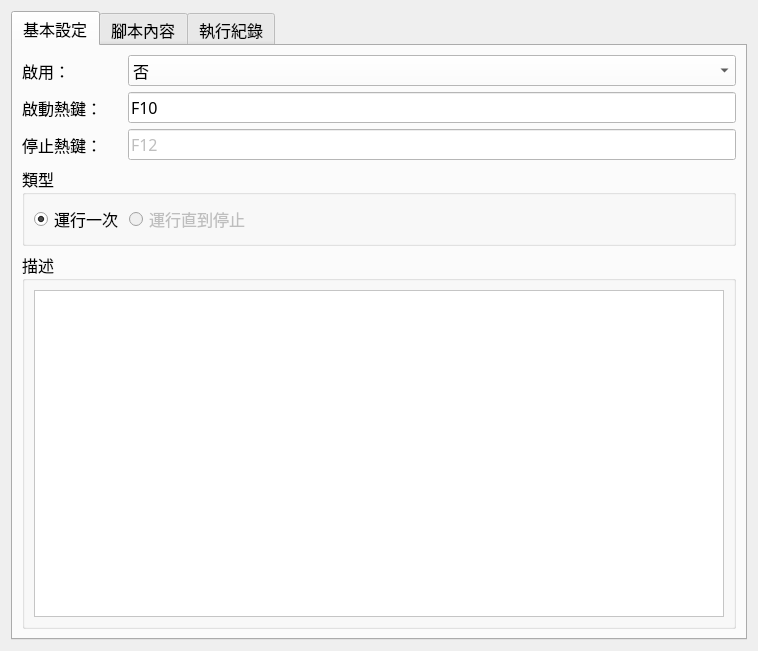
<?xml version="1.0" encoding="UTF-8"?>
<ui version="4.0">
 <class>ScriptEditor</class>
 <widget class="QWidget" name="ScriptEditor">
  <property name="geometry">
   <rect>
    <x>0</x>
    <y>0</y>
    <width>758</width>
    <height>651</height>
   </rect>
  </property>
  <property name="font">
   <font>
    <family>微軟正黑體</family>
    <pointsize>12</pointsize>
   </font>
  </property>
  <property name="windowTitle">
   <string>腳本編輯器</string>
  </property>
  <property name="styleSheet">
   <string notr="true"/>
  </property>
  <layout class="QVBoxLayout" name="verticalLayout">
   <item>
    <widget class="QTabWidget" name="tabWidget">
     <property name="currentIndex">
      <number>0</number>
     </property>
     <widget class="QWidget" name="tab">
      <attribute name="title">
       <string>基本設定</string>
      </attribute>
      <layout class="QGridLayout" name="gridLayout_2">
       <item row="1" column="0">
        <widget class="QGroupBox" name="groupBox_2">
         <property name="font">
          <font>
           <family>微軟正黑體</family>
           <pointsize>12</pointsize>
          </font>
         </property>
         <property name="title">
          <string>類型</string>
         </property>
         <property name="checkable">
          <bool>false</bool>
         </property>
         <layout class="QHBoxLayout" name="horizontalLayout">
          <item>
           <widget class="QRadioButton" name="rb_once">
            <property name="font">
             <font>
              <family>微軟正黑體</family>
              <pointsize>12</pointsize>
             </font>
            </property>
            <property name="text">
             <string>運行一次</string>
            </property>
            <property name="checked">
             <bool>true</bool>
            </property>
           </widget>
          </item>
          <item>
           <widget class="QRadioButton" name="rb_while">
            <property name="enabled">
             <bool>false</bool>
            </property>
            <property name="font">
             <font>
              <family>微軟正黑體</family>
              <pointsize>12</pointsize>
             </font>
            </property>
            <property name="text">
             <string>運行直到停止</string>
            </property>
           </widget>
          </item>
          <item>
           <spacer name="horizontalSpacer">
            <property name="orientation">
             <enum>Qt::Horizontal</enum>
            </property>
            <property name="sizeHint" stdset="0">
             <size>
              <width>40</width>
              <height>20</height>
             </size>
            </property>
           </spacer>
          </item>
         </layout>
        </widget>
       </item>
       <item row="0" column="0">
        <layout class="QFormLayout" name="formLayout_2">
         <item row="0" column="0">
          <widget class="QLabel" name="label">
           <property name="minimumSize">
            <size>
             <width>100</width>
             <height>0</height>
            </size>
           </property>
           <property name="font">
            <font>
             <family>微軟正黑體</family>
             <pointsize>12</pointsize>
            </font>
           </property>
           <property name="text">
            <string>啟用：</string>
           </property>
          </widget>
         </item>
         <item row="0" column="1">
          <widget class="QComboBox" name="ccb_activate">
           <property name="font">
            <font>
             <family>微軟正黑體</family>
             <pointsize>12</pointsize>
            </font>
           </property>
           <property name="styleSheet">
            <string notr="true">background-color: white;</string>
           </property>
           <item>
            <property name="text">
             <string>否</string>
            </property>
           </item>
           <item>
            <property name="text">
             <string>是</string>
            </property>
           </item>
          </widget>
         </item>
         <item row="1" column="0">
          <widget class="QLabel" name="label_2">
           <property name="minimumSize">
            <size>
             <width>100</width>
             <height>0</height>
            </size>
           </property>
           <property name="font">
            <font>
             <family>微軟正黑體</family>
             <pointsize>12</pointsize>
            </font>
           </property>
           <property name="text">
            <string>啟動熱鍵：</string>
           </property>
          </widget>
         </item>
         <item row="1" column="1">
          <widget class="HotKeyEdit" name="le_start_hotkey">
           <property name="font">
            <font>
             <family>微軟正黑體</family>
             <pointsize>12</pointsize>
            </font>
           </property>
           <property name="styleSheet">
            <string notr="true">background-color: white;</string>
           </property>
           <property name="text">
            <string>F10</string>
           </property>
          </widget>
         </item>
         <item row="2" column="0">
          <widget class="QLabel" name="label_3">
           <property name="minimumSize">
            <size>
             <width>100</width>
             <height>0</height>
            </size>
           </property>
           <property name="maximumSize">
            <size>
             <width>100</width>
             <height>16777215</height>
            </size>
           </property>
           <property name="font">
            <font>
             <family>微軟正黑體</family>
             <pointsize>12</pointsize>
            </font>
           </property>
           <property name="text">
            <string>停止熱鍵：</string>
           </property>
          </widget>
         </item>
         <item row="2" column="1">
          <widget class="HotKeyEdit" name="le_stop_hotkey">
           <property name="enabled">
            <bool>false</bool>
           </property>
           <property name="font">
            <font>
             <family>微軟正黑體</family>
             <pointsize>12</pointsize>
            </font>
           </property>
           <property name="styleSheet">
            <string notr="true">background-color: white;</string>
           </property>
           <property name="text">
            <string>F12</string>
           </property>
          </widget>
         </item>
        </layout>
       </item>
       <item row="2" column="0">
        <widget class="QGroupBox" name="groupBox">
         <property name="font">
          <font>
           <family>微軟正黑體</family>
           <pointsize>12</pointsize>
          </font>
         </property>
         <property name="title">
          <string>描述</string>
         </property>
         <property name="checkable">
          <bool>false</bool>
         </property>
         <layout class="QVBoxLayout" name="verticalLayout_5">
          <item>
           <widget class="QTextEdit" name="te_descript">
            <property name="font">
             <font>
              <family>微軟正黑體</family>
              <pointsize>12</pointsize>
             </font>
            </property>
            <property name="styleSheet">
             <string notr="true">background-color: white;</string>
            </property>
           </widget>
          </item>
         </layout>
        </widget>
       </item>
      </layout>
     </widget>
     <widget class="QWidget" name="tab_2">
      <attribute name="title">
       <string>腳本內容</string>
      </attribute>
      <layout class="QHBoxLayout" name="horizontalLayout_2">
       <item>
        <widget class="TriggerListWidget" name="lst_trigger">
         <property name="sizePolicy">
          <sizepolicy hsizetype="Fixed" vsizetype="Expanding">
           <horstretch>0</horstretch>
           <verstretch>0</verstretch>
          </sizepolicy>
         </property>
         <property name="minimumSize">
          <size>
           <width>300</width>
           <height>0</height>
          </size>
         </property>
         <property name="editTriggers">
          <set>QAbstractItemView::NoEditTriggers</set>
         </property>
         <property name="dragEnabled">
          <bool>true</bool>
         </property>
         <property name="dragDropMode">
          <enum>QAbstractItemView::DragDrop</enum>
         </property>
         <attribute name="horizontalHeaderStretchLastSection">
          <bool>true</bool>
         </attribute>
         <column>
          <property name="text">
           <string>操作</string>
          </property>
         </column>
         <column>
          <property name="text">
           <string>名稱</string>
          </property>
         </column>
        </widget>
       </item>
       <item>
        <widget class="QStackedWidget" name="lst_page"/>
       </item>
      </layout>
     </widget>
     <widget class="QWidget" name="tab_3">
      <attribute name="title">
       <string>執行紀錄</string>
      </attribute>
      <layout class="QHBoxLayout" name="horizontalLayout_3">
       <item>
        <widget class="QListView" name="lst_log">
         <property name="sizePolicy">
          <sizepolicy hsizetype="Fixed" vsizetype="Expanding">
           <horstretch>0</horstretch>
           <verstretch>0</verstretch>
          </sizepolicy>
         </property>
        </widget>
       </item>
       <item>
        <widget class="QTextEdit" name="te_log">
         <property name="readOnly">
          <bool>true</bool>
         </property>
        </widget>
       </item>
      </layout>
     </widget>
    </widget>
   </item>
  </layout>
 </widget>
 <customwidgets>
  <customwidget>
   <class>HotKeyEdit</class>
   <extends>QLineEdit</extends>
   <header>ui</header>
  </customwidget>
  <customwidget>
   <class>TriggerListWidget</class>
   <extends>QTableWidget</extends>
   <header>window.editor</header>
  </customwidget>
 </customwidgets>
 <resources/>
 <connections/>
 <slots>
  <slot>add_trigger()</slot>
 </slots>
</ui>
